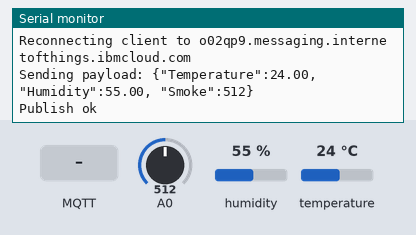
Simulated run of this sketch. Board: ESP8266 (NodeMCU). Parts: the last lines printed to the serial monitor. The inputs (shaded band) are chosen by the test bench; at power-on: humidity 55 %, A0 = 512, temperature 24 °C. WiFi joins after 1.5 s; servers stay silent unless stated; the local clock reads 2024-03-15 10:24:30 at power-on unless the sketch sets it; no MQTT or app messages arrive unless stated.

Above: at 2.7 s.
2.8 s: MQTT message "1" arrives on the first subscribed topic
8.1 s: MQTT message "on" arrives on the first subscribed topic
13.2 s: MQTT message "off" arrives on the first subscribed topic
18.2 s: humidity set to 22 %
At 18.7 s:
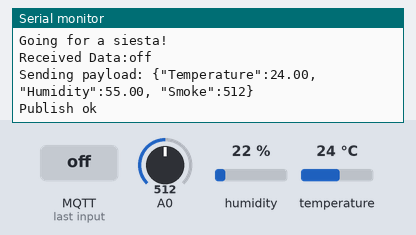
22.0 s: A0 set to 716
At 22.0 s:
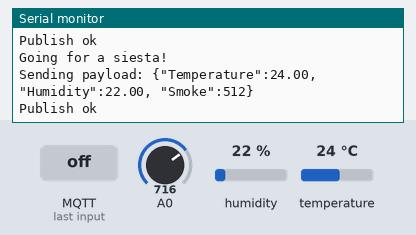
25.8 s: temperature set to 12 °C
At 27.5 s:
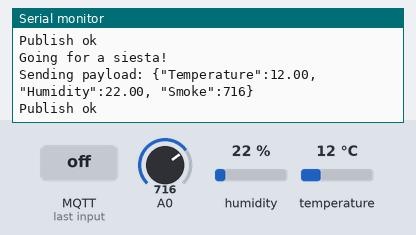

Measured:
- after the input at 25.8 s, the serial monitor: prints a new line after 1.1 s (image 3)

The sketch:

sensor_esp32.ino
```cpp
#include <WiFi.h>
#include <WiFiClientSecure.h>
#include <PubSubClient.h>
#include <DHT.h>
#include <time.h>
#include "esp_sleep.h"


//-------- Customise these values -----------
const char* ssid = "xxxxx";
const char* password = "xxxxx";
#define DHTTYPE DHT11
#define DHTPIN  27
#define MQ2pin (0)
#define NUM_FIELDS 3                // To update more fields, increase this number and add a field label below.
#define TIMEOUT 5000
#define ORG "o02qp9"
#define DEVICE_TYPE "FireFighter"
#define DEVICE_ID "0001"
#define TOKEN "xxxxxxxx"

#define TZ_OFFSET -1
#define TZ_DST 60
//-------- Customise the above values --------

char server[] = ORG ".messaging.internetofthings.ibmcloud.com";
char TopicSub[] = "iot-2/cmd/status/fmt/json";
char TopicPub[] = "iot-2/evt/status/fmt/json";
char authMethod[] = "use-token-auth";
char token[] = TOKEN;
char clientId[] = "d:" ORG ":" DEVICE_TYPE ":" DEVICE_ID;

DHT dht(DHTPIN, DHTTYPE);
WiFiClientSecure wifiClient;

PubSubClient client(server, 8883, wifiClient); //Never modify the 8883 as it is a safe port for sending data


void callback(char* topic, byte* payload, unsigned int length)
{
  String data="";
  for (int i = 0; i < length; i++)
  {
    data+=char(payload[i]);
  }
  Serial.println("Received Data:" + data); // In this case we print the data recive from the website.
}

void setup() {
  Serial.begin(9600); Serial.println();
  dht.begin();           // initialize temperature sensor
 // esp_sleep_enable_timer_wakeup(50000000); //Wake up in 50 seconds
  esp_sleep_enable_timer_wakeup(5000000); //Wake up in 5 seconds
  wifiConnect();
}

void loop() {
  client.loop();

   // Do not modify the delay of 500 ms since it depends on the correct connection.
   if (!!!client.connected())
   {
     Serial.print("Reconnecting client to "); Serial.println(server);
     while ( !client.connect(clientId, authMethod, token))
     {
        Serial.print(".");
        delay(500);
     }
     Serial.println();
     client.subscribe(TopicSub);  // This is for callback

   }

    String payload = "{\"Temperature\":";
    payload += dht.readTemperature();
    payload += ", \"Humidity\":";
    payload += dht.readHumidity();
    payload += ", \"Smoke\":";
    payload += analogRead(MQ2pin);
    payload += "}";

    Serial.print("Sending payload: "); Serial.println(payload);

    if (client.publish(TopicPub, (char*) payload.c_str()))
    {
      Serial.println("Publish ok");
    }
    else
    {
      Serial.println("Publish failed");
    }

    delay(5000); //giving time to send the whole request
    Serial.println( "Going for a siesta!" );
    esp_deep_sleep_start();

}

void wifiConnect() {
  Serial.print("Connecting to "); Serial.print(ssid);
  if (strcmp (WiFi.SSID().c_str(), ssid) != 0) {
     WiFi.begin(ssid, password);

  }
  while (WiFi.status() != WL_CONNECTED) {
     delay(500);
     Serial.print(".");
  }
  Serial.println("");
  Serial.print("WiFi connected, IP address: "); Serial.println(WiFi.localIP());
  configTime(TZ_OFFSET * 3600, TZ_DST * 60, "pool.ntp.org", "0.pool.ntp.org");
  Serial.println("\nWaiting for time");
  //wifiClient.setCACert(ca_cert);
  client.setCallback(callback); // Here we "connect"the callback function to subscribe data receive
}
```
